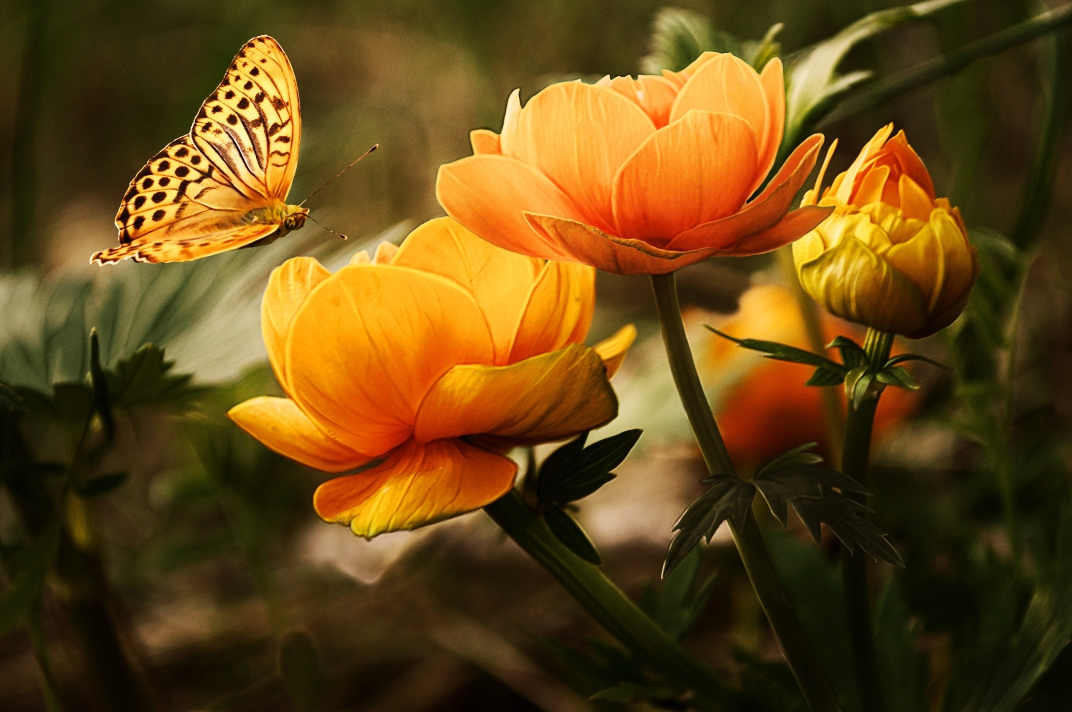
#> input picture images/flower2.jpg, 2144 x 1424 px (shown at 1/2 size)
$ python contrast_manipulation.py
#> lines starting #> are read from the running program, lines starting #| are printed output that depends on the picture
#contrast manipulation of an image

import cv2
import numpy as np
img=cv2.imread("../images/flower2.jpg")
#> img is the input picture: shape (1424, 2144, 3); mean B, G, R 22.1, 71.6, 101.7
img=cv2.resize(img,(600,500))
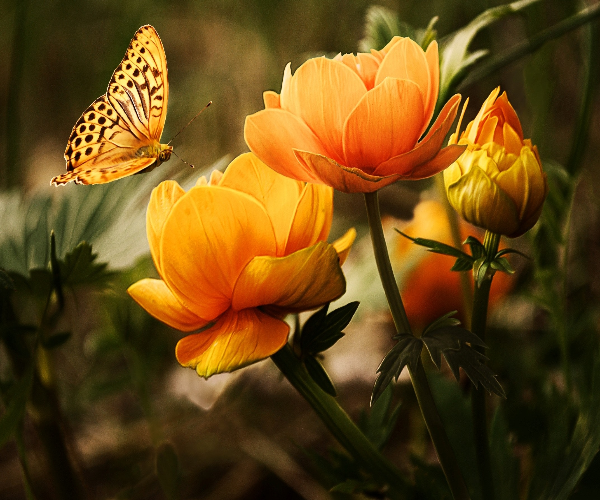
#> img: shape (500, 600, 3); mean B, G, R 22, 71.5, 101.6
new_img=cv2.convertScaleAbs(img,5,3)
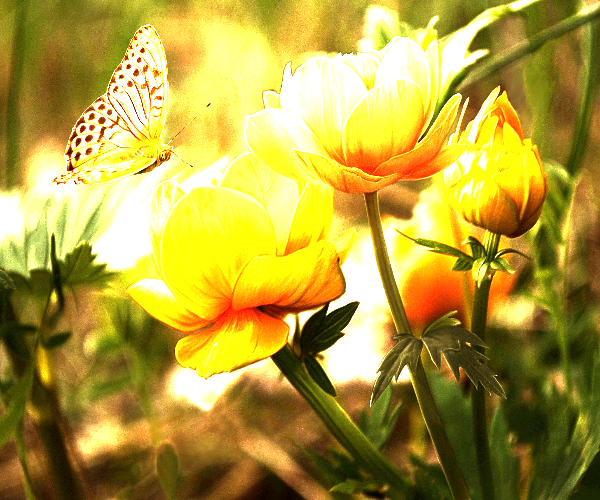
#> new_img: shape (500, 600, 3); mean B, G, R 60.7, 156.9, 177.1
cv2.imshow("Original image",img)
cv2.imshow("Enhanced image",new_img)
cv2.waitKey(0)

$ run again, with images/flower3.jpg copied over images/flower2.jpg
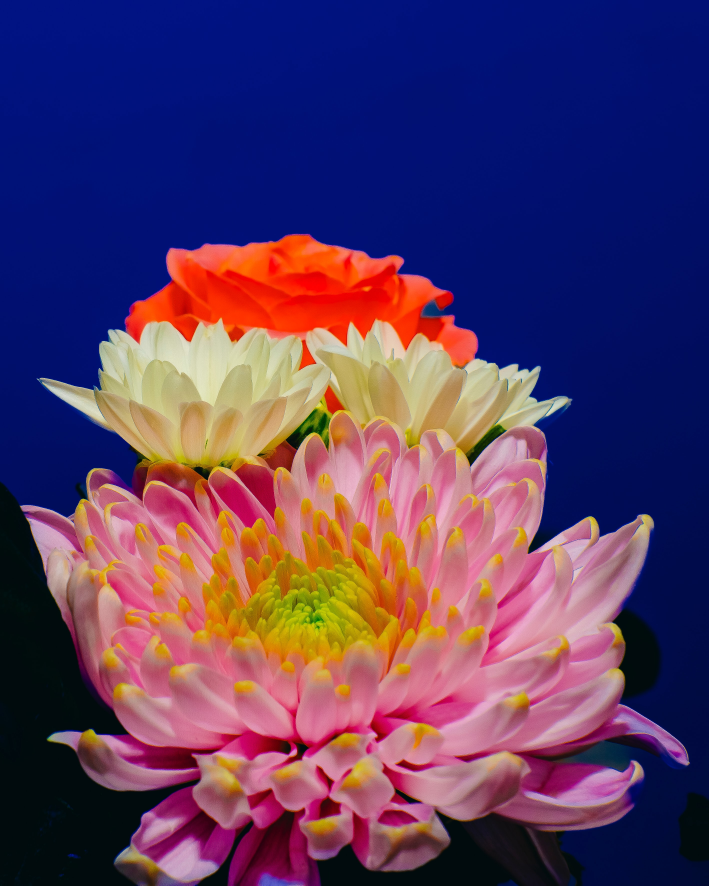
#> input picture images/flower3.jpg, 2834 x 3542 px (shown at 1/4 size)
#> img is the input picture: shape (3542, 2834, 3); mean B, G, R 97.4, 59.9, 88.8
#> `img=cv2.resize(img,(600,500))`:
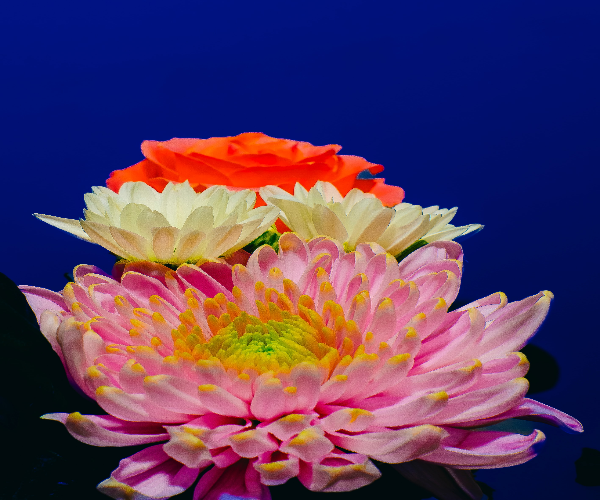
#> img: shape (500, 600, 3); mean B, G, R 97.3, 59.8, 88.7
#> `new_img=cv2.convertScaleAbs(img,5,3)`:
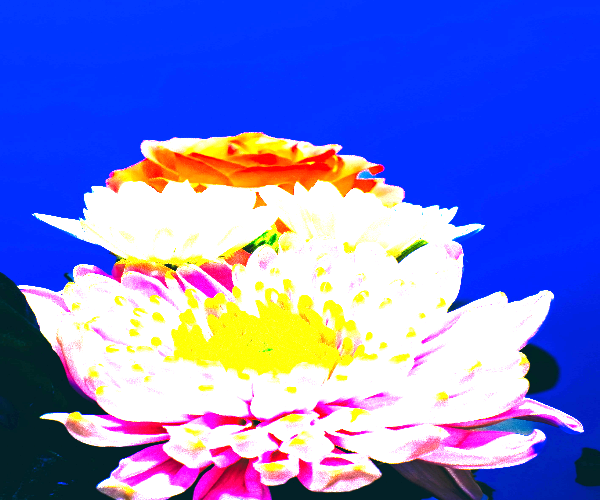
#> new_img: shape (500, 600, 3); mean B, G, R 210.4, 124.9, 118.1

$ run again, with images/balloon.jpg copied over images/flower2.jpg
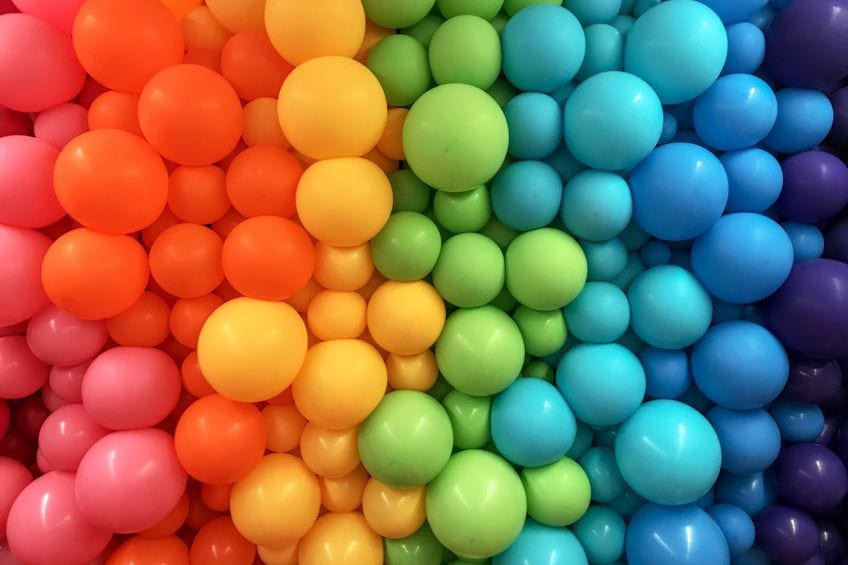
#> input picture images/balloon.jpg, 848 x 565 px
#> img is the input picture: shape (565, 848, 3); mean B, G, R 82.8, 109.5, 136
#> `img=cv2.resize(img,(600,500))`:
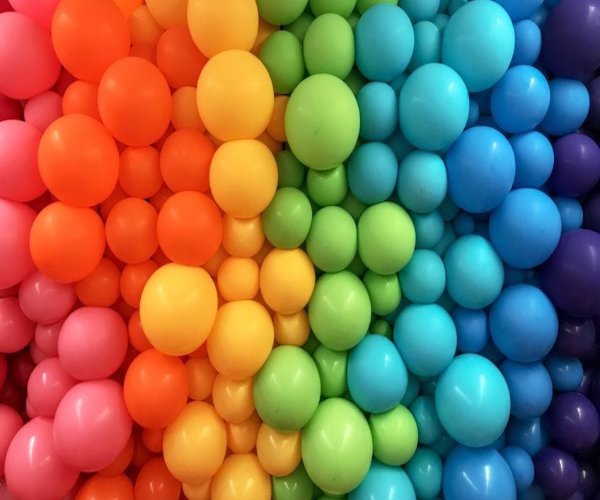
#> img: shape (500, 600, 3); mean B, G, R 82.7, 109.4, 135.9
#> `new_img=cv2.convertScaleAbs(img,5,3)`:
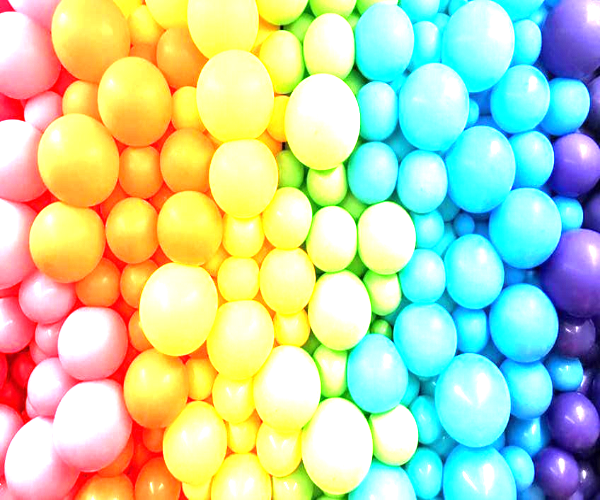
#> new_img: shape (500, 600, 3); mean B, G, R 171.8, 212.1, 193.7

$ run again, with images/bw lion.jpg copied over images/flower2.jpg
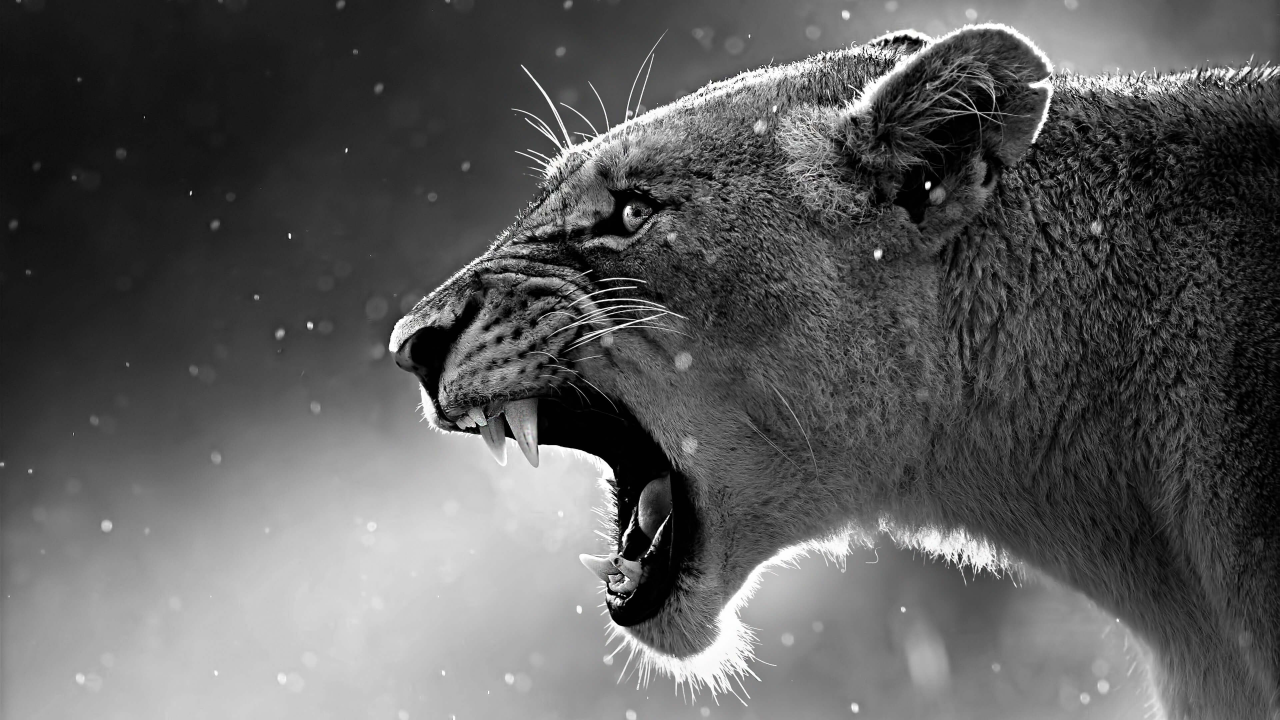
#> input picture images/bw lion.jpg, 3840 x 2160 px (shown at 1/3 size)
#> img is the input picture: shape (2160, 3840, 3); mean B, G, R 91, 91, 91
#> `img=cv2.resize(img,(600,500))`:
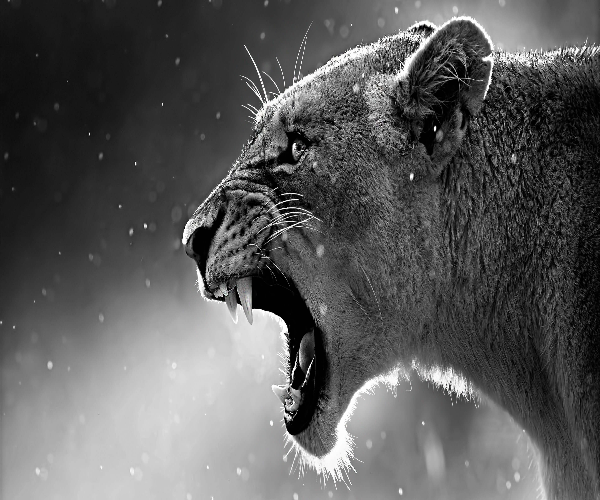
#> img: shape (500, 600, 3); mean B, G, R 90.9, 90.9, 90.9
#> `new_img=cv2.convertScaleAbs(img,5,3)`:
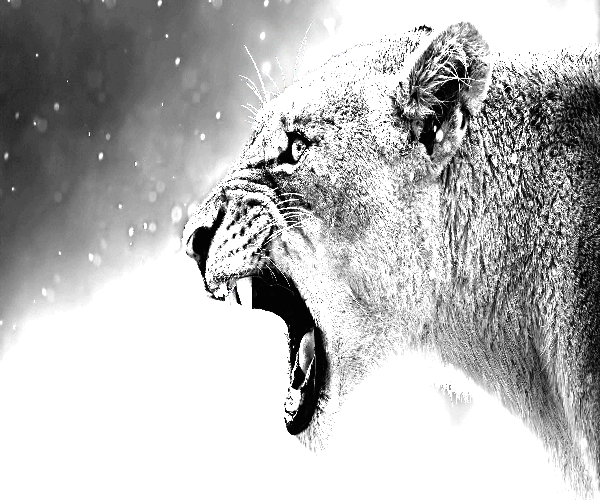
#> new_img: shape (500, 600, 3); mean B, G, R 184.5, 184.5, 184.5
